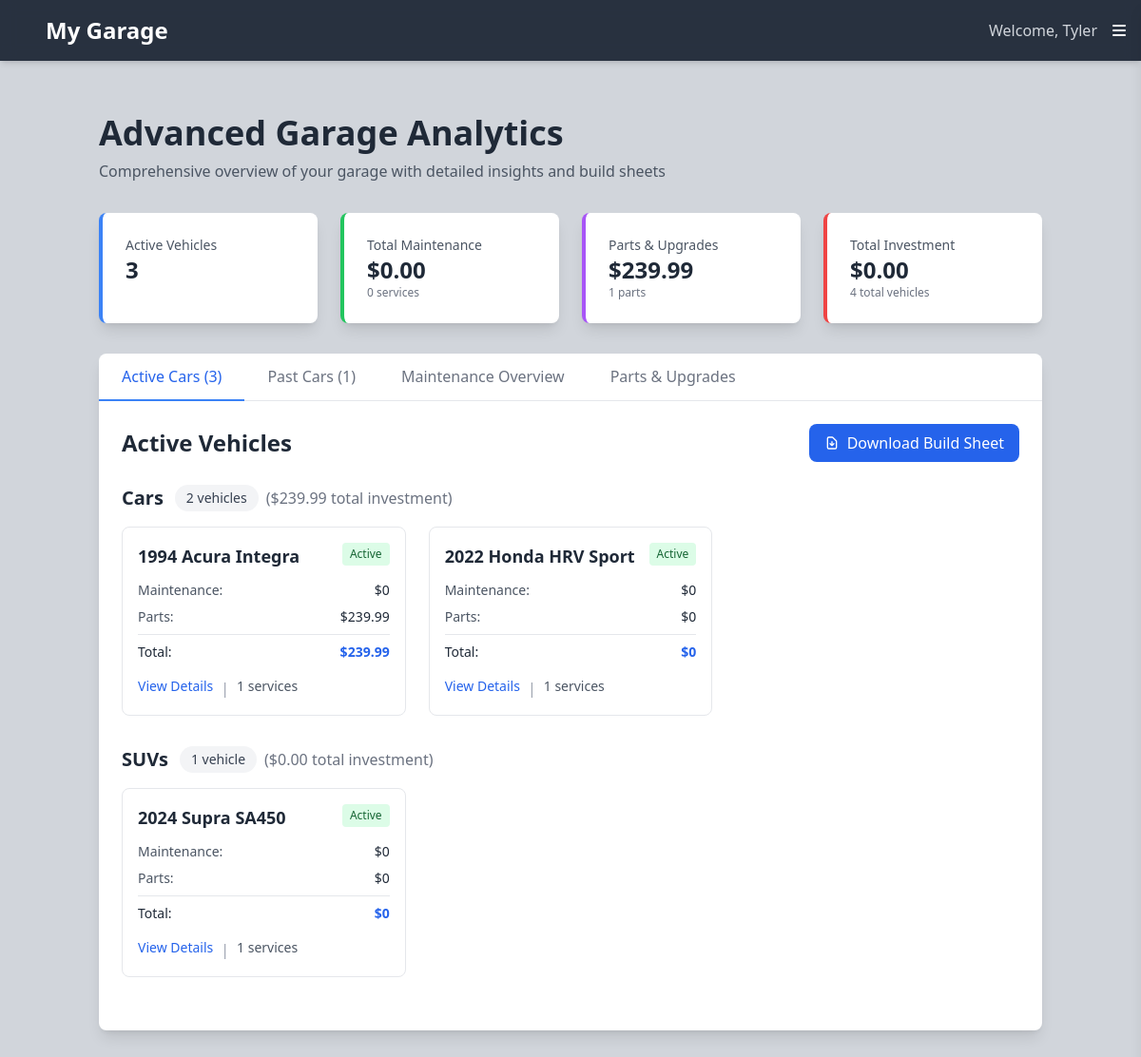
The app's page /adv_garage (signed in), older data.
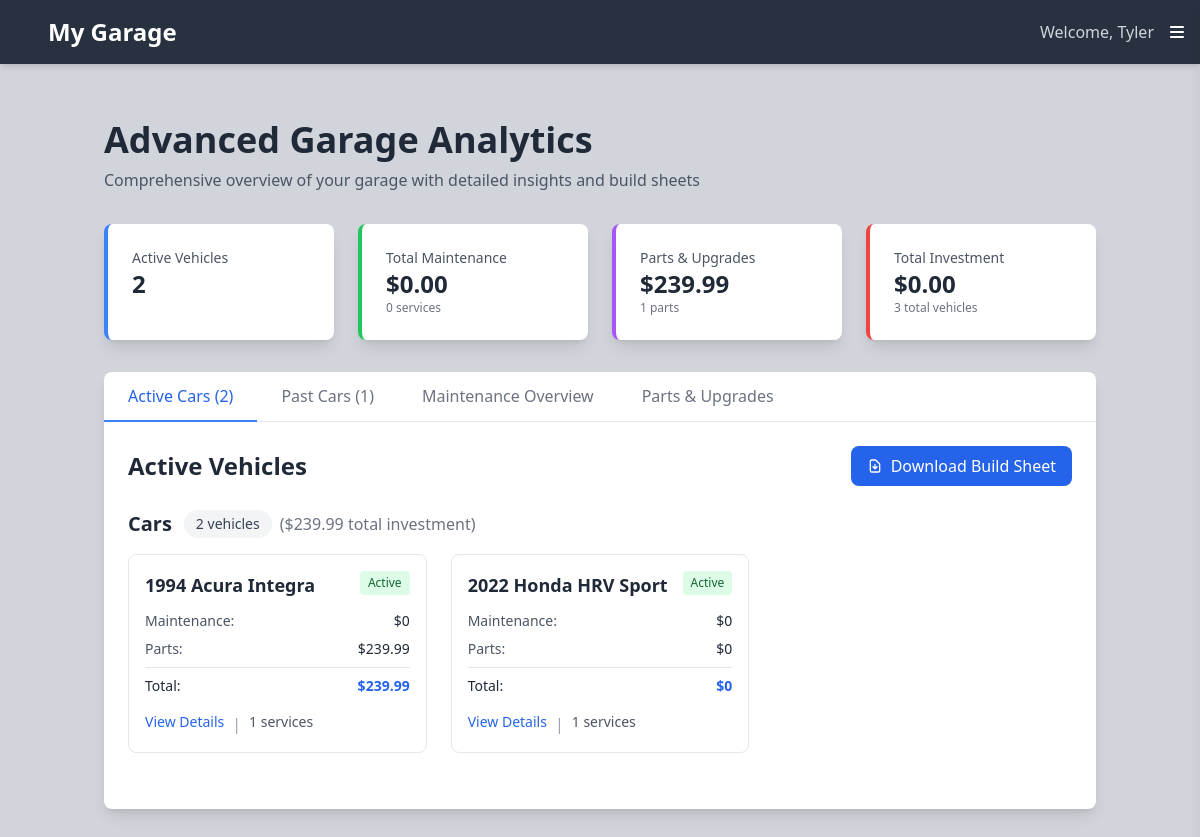
The same page, newer data.
### tables this page shows
CREATE TABLE cars (
                id INTEGER PRIMARY KEY AUTOINCREMENT,
                user_id INTEGER NOT NULL,
                vehicle_type TEXT NOT NULL DEFAULT 'Car',
                make TEXT NOT NULL,
                model TEXT NOT NULL,
                year INTEGER NOT NULL,
                image_path TEXT,
                status TEXT NOT NULL DEFAULT 'active' CHECK (status IN ('active', 'past')),
                reason TEXT, hours REAL, miles REAL,
                FOREIGN KEY (user_id) REFERENCES users(id) ON DELETE CASCADE
            );

### app.py (the view)
@app.route('/adv_garage')
@login_required
def adv_garage():
    conn = get_db_connection()
    conn.row_factory = sqlite3.Row
    active_cars = conn.execute('''
        SELECT * FROM cars
        WHERE user_id = ? AND status = 'active'
        ORDER BY vehicle_type, make, model, year DESC
    ''', (session['user_id'],)).fetchall()
    past_cars = conn.execute('''
        SELECT * FROM cars
        WHERE user_id = ? AND status = 'past'
        ORDER BY vehicle_type, make, model, year DESC
    ''', (session['user_id'],)).fetchall()
    maintenance_data = conn.execute('''
        SELECT c.id, c.make, c.model, c.year, mr.date, mr.service_type, mr.cost, mr.description, mr.shop_name
        FROM cars c
        LEFT JOIN maintenance_records mr ON c.id = mr.car_id
        WHERE c.user_id = ?
        ORDER BY c.make, c.model, mr.date DESC
    ''', (session['user_id'],)).fetchall()
    parts_data = conn.execute('''
        SELECT c.id, c.make, c.model, c.year, ap.part_name, ap.brand, ap.cost, ap.install_date, ap.notes
        FROM cars c
        LEFT JOIN aftermarket_parts ap ON c.id = ap.car_id
        WHERE c.user_id = ?
        ORDER BY c.make, c.model, ap.install_date DESC
    ''', (session['user_id'],)).fetchall()
    total_maintenance_cost = sum(m['cost'] or 0 for m in maintenance_data)
    total_parts_cost = sum(p['cost'] or 0 for p in parts_data)
    total_cost = total_maintenance_cost + total_parts_cost
    maintenance_count = len([m for m in maintenance_data if m['service_type']])
    parts_count = len([p for p in parts_data if p['part_name']])
    cars_with_data = {}
    for car in active_cars + past_cars:
        car_id = str(car['id'])  # Convert to string to ensure consistent key type
        car_maintenance = [dict(m) for m in maintenance_data if str(m['id']) == car_id]
        car_parts = [dict(p) for p in parts_data if str(p['id']) == car_id]
        maintenance_cost = sum(m['cost'] or 0 for m in car_maintenance)
        parts_cost = sum(p['cost'] or 0 for p in car_parts)
        total_cost = maintenance_cost + parts_cost
        cars_with_data[car_id] = {
            'car': dict(car),
            'maintenance': car_maintenance,
            'parts': car_parts,
            'maintenance_cost': maintenance_cost,
            'parts_cost': parts_cost,
            'total_cost': total_cost
        }
    def group_by_vehicle_type(cars_list):
        grouped = {}
        for car in cars_list:
            vehicle_type = car['vehicle_type'] or 'Other'
            if vehicle_type not in grouped:
                grouped[vehicle_type] = []
            grouped[vehicle_type].append(car)
        return grouped
    active_cars_by_type = group_by_vehicle_type(active_cars)
    past_cars_by_type = group_by_vehicle_type(past_cars)
    vehicle_type_stats = {}
    for vehicle_type in set(active_cars_by_type.keys()) | set(past_cars_by_type.keys()):
        active_count = len(active_cars_by_type.get(vehicle_type, []))
        past_count = len(past_cars_by_type.get(vehicle_type, []))
        active_cost = sum(cars_with_data[str(car['id'])]['total_cost'] for car in active_cars_by_type.get(vehicle_type, []))
        past_cost = sum(cars_with_data[str(car['id'])]['total_cost'] for car in past_cars_by_type.get(vehicle_type, []))
        vehicle_type_stats[vehicle_type] = {
            'active_count': active_count,
            'past_count': past_count,
            'total_count': active_count + past_count,
            'active_cost': active_cost,
            'past_cost': past_cost,
            'total_cost': active_cost + past_cost
        }
    conn.close()
    return render_template('adv_garage.html',
        active_cars=active_cars,
        past_cars=past_cars,
        active_cars_by_type=active_cars_by_type,
        past_cars_by_type=past_cars_by_type,
        vehicle_type_stats=vehicle_type_stats,
        maintenance_data=maintenance_data,
        parts_data=parts_data,
        cars_with_data=cars_with_data,
        total_maintenance_cost=total_maintenance_cost,
        total_parts_cost=total_parts_cost,
        total_cost=total_cost,
        maintenance_count=maintenance_count,
        parts_count=parts_count)

### app.py (called while the page is built)
@app.template_filter('currency')
def currency(value):
    try:
        return f"${float(value):,.2f}"
    except (ValueError, TypeError):
        return "$0.00"

def get_db_connection():
    conn = sqlite3.connect('cars.db')
    conn.row_factory = sqlite3.Row
    return conn

def login_required(f):
    @wraps(f)
    def decorated_function(*args, **kwargs):
        if 'user_id' not in session:
            return redirect(url_for('login', next=request.url))
        return f(*args, **kwargs)
    return decorated_function

### templates/adv_garage.html (shortened to what this page needs)
{% extends "base.html" %}
{% block content %}
<div class="container mx-auto px-4 py-8">
    <div class="mb-8">
        <h1 class="text-4xl font-bold text-gray-800 mb-2">Advanced Garage Analytics</h1>
        <p class="text-gray-600">Comprehensive overview of your garage with detailed insights and build sheets</p>
    </div>
    <div class="grid grid-cols-1 md:grid-cols-2 lg:grid-cols-4 gap-6 mb-8">
        <div class="bg-white rounded-lg shadow-lg p-6 border-l-4 border-blue-500">
            <p class="text-sm text-gray-600">Active Vehicles</p>
            <p class="text-2xl font-bold text-gray-800">
                {{ active_cars | length }}
            </p>
        </div>
        <div class="bg-white rounded-lg shadow-lg p-6 border-l-4 border-green-500">
            <p class="text-sm text-gray-600">Total Maintenance</p>
            <p class="text-2xl font-bold text-gray-800">
                {{ total_maintenance_cost | currency }}
            </p>
            <p class="text-xs text-gray-500">{{ maintenance_count }} services</p>
        </div>
        <div class="bg-white rounded-lg shadow-lg p-6 border-l-4 border-purple-500">
            <p class="text-sm text-gray-600">Parts & Upgrades</p>
            <p class="text-2xl font-bold text-gray-800">
                {{ total_parts_cost | currency }}
            </p>
            <p class="text-xs text-gray-500">{{ parts_count }} parts</p>
        </div>
        <div class="bg-white rounded-lg shadow-lg p-6 border-l-4 border-red-500">
            <p class="text-sm text-gray-600">Total Investment</p>
            <p class="text-2xl font-bold text-gray-800">
                {{ total_cost | currency }}
            </p>
            <p class="text-xs text-gray-500">
                {{ (active_cars|length) + (past_cars|length) }} total vehicles
            </p>
        </div>
    </div>
    <div class="bg-white rounded-lg shadow-lg">
        <div class="border-b border-gray-200">
            <nav class="flex -mb-px">
                <button onclick="showTab('active-cars')" class="tab-btn active-tab px-6 py-3 border-b-2 border-blue-500 font-medium text-blue-600">
                    Active Cars ({{ active_cars|length }})
                </button>
                <button onclick="showTab('past-cars')" class="tab-btn px-6 py-3 border-b-2 border-transparent font-medium text-gray-500 hover:text-gray-700">
                    Past Cars ({{ past_cars|length }})
                </button>
                <button onclick="showTab('maintenance')" class="tab-btn px-6 py-3 border-b-2 border-transparent font-medium text-gray-500 hover:text-gray-700">
                    Maintenance Overview
                </button>
                <button onclick="showTab('parts')" class="tab-btn px-6 py-3 border-b-2 border-transparent font-medium text-gray-500 hover:text-gray-700">
                    Parts & Upgrades
                </button>
            </nav>
        </div>
        <div class="p-6">
            <div id="active-cars" class="tab-content">
                <div class="flex justify-between items-center mb-6">
                    <h2 class="text-2xl font-bold text-gray-800">Active Vehicles</h2>
                    <button onclick="downloadBuildSheet('active')" class="bg-blue-600 hover:bg-blue-700 text-white px-4 py-2 rounded-lg flex items-center gap-2">
                        <svg class="w-4 h-4" fill="none" stroke="currentColor" viewBox="0 0 24 24">
                            <path stroke-linecap="round" stroke-linejoin="round" stroke-width="2" d="M12 10v6m0 0l-3-3m3 3l3-3m2 8H7a2 2 0 01-2-2V5a2 2 0 012-2h5.586a1 1 0 01.707.293l5.414 5.414a1 1 0 01.293.707V19a2 2 0 01-2 2z"></path>
                        </svg>
                        Download Build Sheet
                    </button>
                </div>
                {% for vehicle_type, cars in active_cars_by_type.items() %}
                <div class="mb-8">
                    <div class="flex items-center mb-4">
                        <h3 class="text-xl font-semibold text-gray-800 capitalize">{{ vehicle_type }}s</h3>
                        <span class="ml-3 bg-gray-100 text-gray-700 text-sm px-3 py-1 rounded-full">
                            {{ cars|length }} vehicle{{ 's' if cars|length != 1 else '' }}
                        </span>
                        <span class="ml-2 text-gray-500">
                            (${{ "{:,.2f}".format(vehicle_type_stats[vehicle_type]['active_cost']) }} total investment)
                        </span>
                    </div>
                    <div class="grid grid-cols-1 md:grid-cols-2 lg:grid-cols-3 gap-6">
                        {% for car in cars %}
                            <div class="border rounded-lg p-4 hover:shadow-lg transition-shadow">
                                <div class="flex justify-between items-start mb-3">
                                    <h4 class="text-lg font-semibold text-gray-800">{{ car.year }} {{ car.make }} {{ car.model }}</h4>
                                    <span class="bg-green-100 text-green-800 text-xs px-2 py-1 rounded">Active</span>
                                </div>
                                <div class="space-y-2 text-sm">
                                    <div class="flex justify-between">
                                        <span class="text-gray-600">Maintenance:</span>
                                        <span class="font-medium">${{ cars_with_data[car.id|string]['maintenance_cost'] | round(2) }}</span>
                                    </div>
                                    <div class="flex justify-between">
                                        <span class="text-gray-600">Parts:</span>
                                        <span class="font-medium">${{ cars_with_data[car.id|string]['parts_cost'] | round(2) }}</span>
                                    </div>
                                    <div class="flex justify-between border-t pt-2">
                                        <span class="text-gray-800 font-medium">Total:</span>
                                        <span class="font-bold text-blue-600">${{ cars_with_data[car.id|string]['total_cost'] | round(2) }}</span>
                                    </div>
                                </div>
                                <div class="mt-4 flex gap-2">
                                    <a href="{{ url_for('car_detail', car_id=car.id) }}" class="text-blue-600 hover:text-blue-800 text-sm">View Details</a>
                                    <span class="text-gray-400">|</span>
                                    <span class="text-gray-600 text-sm">{{ cars_with_data[car.id|string]['maintenance']|length }} services</span>
                                </div>
                            </div>
                        {% endfor %}
                    </div>
                </div>
                {% endfor %}
            </div>
        </div>
    </div>
</div>
{% endblock %}

### templates/base.html (shortened to what this page needs)
<!DOCTYPE html>
<html lang="en" class="h-full">
    <head>
        <link href="{{ url_for('static', filename='css/output.css') }}" rel="stylesheet">
        <link rel="stylesheet" href="https://cdnjs.cloudflare.com/ajax/libs/font-awesome/6.4.0/css/all.min.css">
    </head>
    <body class="bg-gray-300 text-gray-800 min-h-screen font-sans flex flex-col h-full">
        <header class="bg-gray-800 text-white p-4 shadow-md sticky top-0 z-50">
            <div class="max-w-8xl mx-auto flex items-center">
                <div class="flex-1">
                    <a href="{{ url_for('cars') }}" class="text-2xl font-bold hover:text-gray-300 transition-colors">
                        My Garage
                    </a>
                </div>
                <div class="flex items-center">
                    {% if 'user_id' in session %}
                        {% if session['username'] %}
                            <span class="text-gray-300 mr-4">Welcome, {{ session.get('first_name', 'User') }}</span>
                        {% endif %}
                    {% endif %}
                    <button id="menuButton" class="p-2 -m-2 rounded-md hover:bg-gray-700 focus:outline-none focus:ring-2 focus:ring-offset-2 focus:ring-offset-gray-800 focus:ring-white transition-colors">
                        <i class="fas fa-bars text-white"></i>
                    </button>
                </div>
            </div>
        </header>
        <main class="flex-1 p-6 max-w-6xl w-full mx-auto">
            {% block content %}{% endblock %}
        </main>
    </body>
</html>

### templates/base.html (style rules this page uses)
header.sticky { backdrop-filter: blur(8px); background-color: rgba(31, 41, 55, 0.95); }

### templates/adv_garage.html (style rules this page uses)
.active-tab { border-bottom-color: #3B82F6 !important; color: #2563EB !important; }

Row changes from the older to the newer data that the page shows:
removed cars: vehicle_type "SUV", cars "1", vehicle_type "0.00", year "2024", make "Supra", model "SA450", cars_with_data "0", cars_with_data "1"
Text that changed along with them:
{{ active_cars | length }}: "3" → "2"
{{ (active_cars|length) + (past_cars|length) }}: "4" → "3"
{{ active_cars|length }}: "3" → "2"
